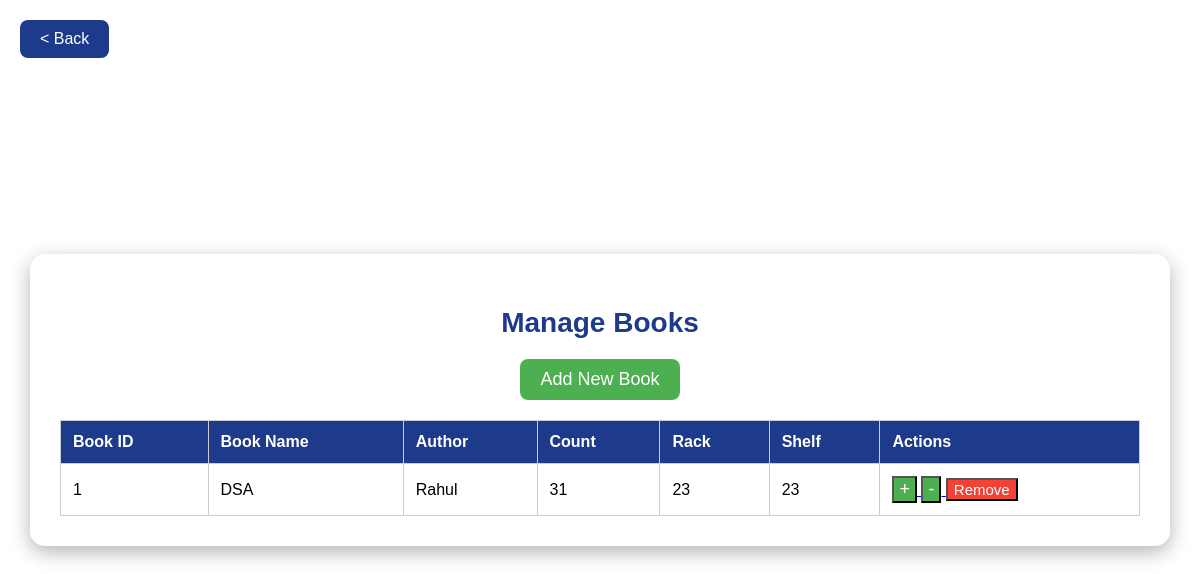
Before: /Library/mbooks/ with the older database file.
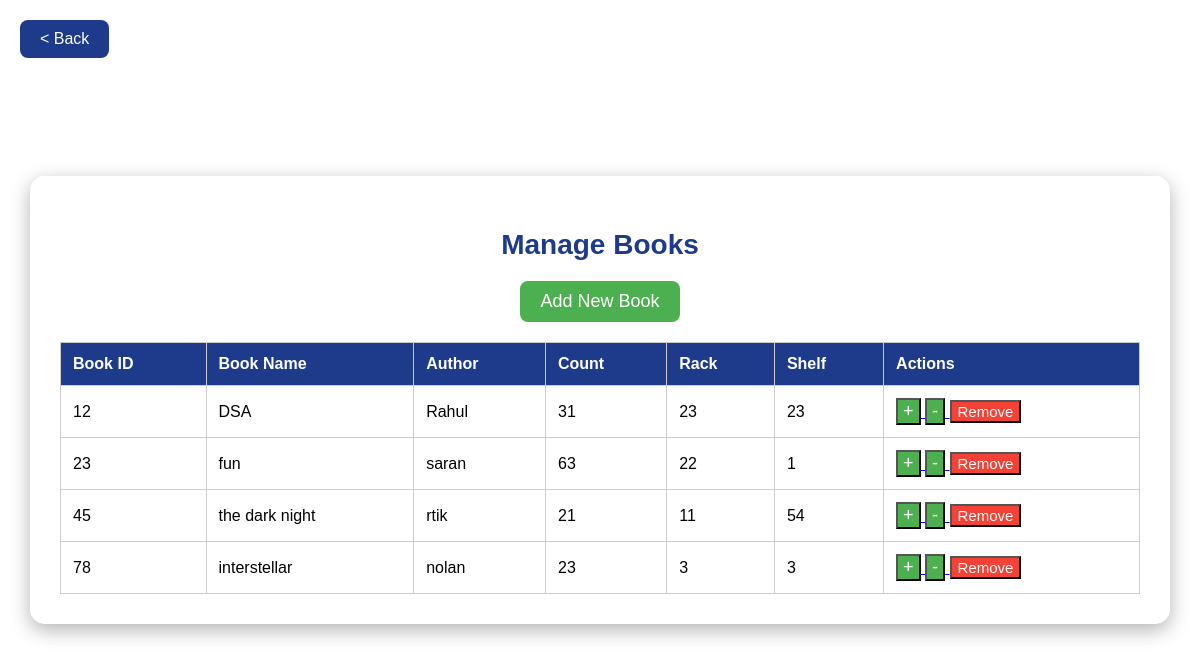
After: the same page with the newer database file.
### LibMS/models.py (models this page shows, shortened)
class Book(models.Model):
    book_id = models.CharField(max_length=10, primary_key=True)
    book_name = models.CharField(max_length=200)
    author = models.CharField(max_length=200)
    count = models.IntegerField()
    rack = models.CharField(max_length=50)
    shelf = models.CharField(max_length=50)

### LibMS/views.py (the view)
# urls.py: path('mbooks/', mbooks, name='mbooks'),
def mbooks(request):
    book_list = Book.objects.all()
    return render(request, 'mbooks.html', {'book_list': book_list})

### Frontend/Templates/mbooks.html (shortened to what this page needs)
<!DOCTYPE html>
<html lang="en">
<head>
</head>
<body>
    <a href="{% url 'admin' %}" class="back-btn"> &lt; Back </a>
    <div class="manage-container">
        <h2>Manage Books</h2>
        <a href="{% url 'addb' %}">
            <button class="add-btn">Add New Book</button>
        </a>
        <table>
            <thead>
                <tr>
                    <th>Book ID</th>
                    <th>Book Name</th>
                    <th>Author</th>
                    <th>Count</th>
                    <th>Rack</th>
                    <th>Shelf</th>
                    <th>Actions</th>
                </tr>
            </thead>
            <tbody>
                {% for book in book_list %}
                <tr>
                    <td>{{ book.book_id }}</td>
                    <td>{{ book.book_name }}</td>
                    <td>{{ book.author }}</td>
                    <td>{{ book.count }}</td>
                    <td>{{ book.rack }}</td>
                    <td>{{ book.shelf }}</td>
                    <td>
                        <a href="{% url 'inc' book.pk %}">
                            <button class="increase-btn" style="font-size: 18px;"> + </button>
                        </a>
                        <a href="{% url 'dec' book.pk %}">
                            <button class="increase-btn" style="font-size: 18px;"> - </button>
                        </a>
                        <a href="{% url 'del' book.book_id %}" class="delete-link">
                            <button class="delete-btn" style="font-size: 15px;">Remove</button>
                        </a>
                    </td>
                </tr>
                {% endfor %}
            </tbody>
        </table>
    </div>
</body>
</html>

Changed rows visible on the page:
removed Book: book_id "1", book_name "DSA", author "Rahul", count "31", rack "23", shelf "23"
added Book: book_id "12", book_name "DSA", author "Rahul", count "31", rack "23", shelf "23"
added Book: book_id "23", book_name "fun", author "saran", count "63", rack "22", shelf "1"
added Book: book_id "45", book_name "the dark night", author "rtik", count "21", rack "11", shelf "54"
added Book: book_id "78", book_name "interstellar", author "nolan", count "23", rack "3", shelf "3"
